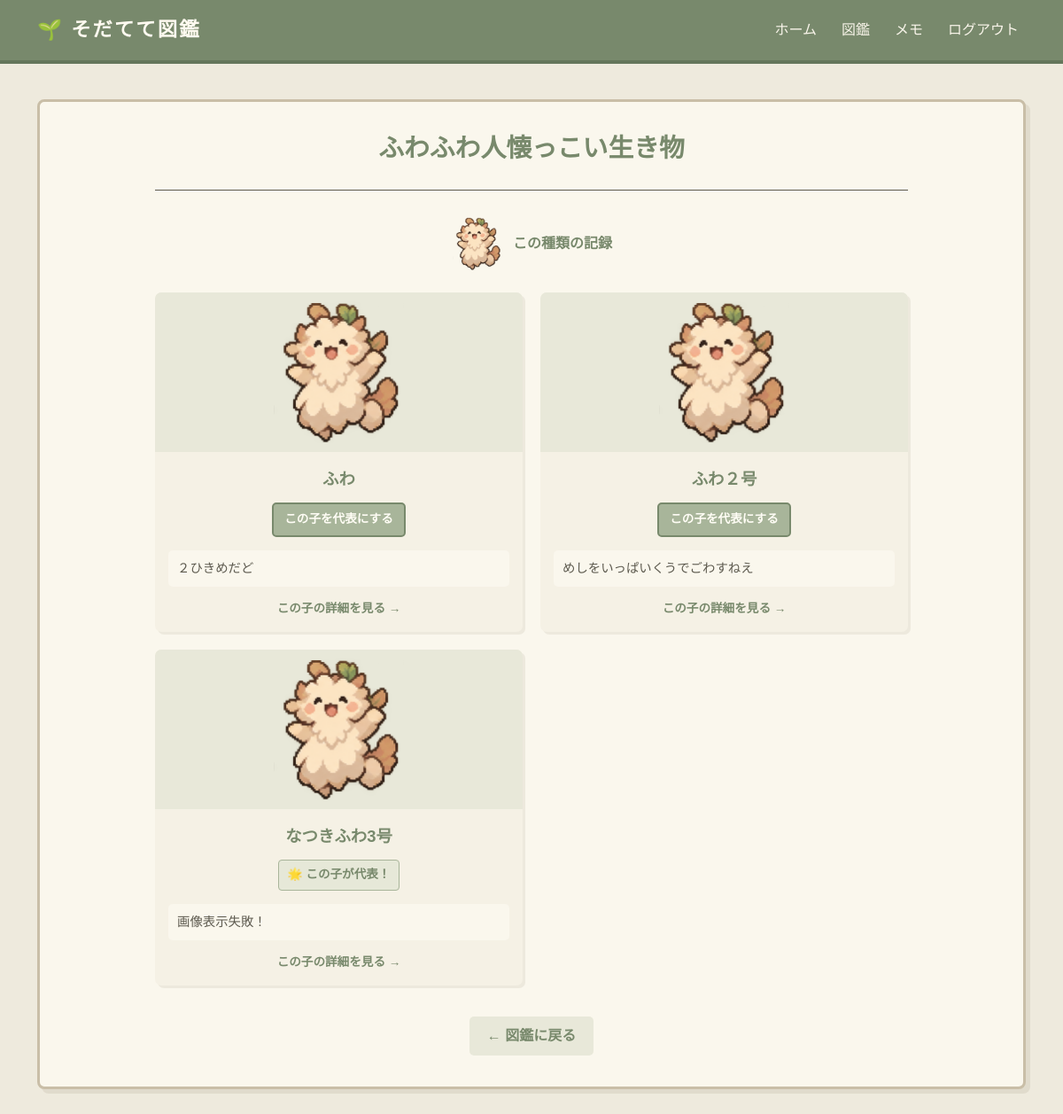
Screenshot of /ikimono/zukan/fluffy_friendly (signed in) with the database file from the repository.
### models.py (models this page shows)
class Ikimono(db.Model):
    __tablename__ = 'ikimonos'
    id = db.Column(db.Integer, primary_key=True, autoincrement=True)
    user_id = db.Column(
        db.Integer,
        db.ForeignKey('users.id'),
        nullable=False
    )
    user = relationship("User", back_populates="ikimonos")
    stage = db.Column(db.String(20), default='egg', nullable=False)
    species = db.Column(db.String(50), nullable=True)
    egg_fuwa = db.Column(db.Integer, default=0, nullable=False)
    egg_shinayaka = db.Column(db.Integer, default=0, nullable=False)
    egg_natsuki = db.Column(db.Integer, default=0, nullable=False)
    egg_cool = db.Column(db.Integer, default=0, nullable=False)
    egg_fushigi = db.Column(db.Integer, default=0, nullable=False)
    baby_fuwa = db.Column(db.Integer, default=0, nullable=False)
    baby_shinayaka = db.Column(db.Integer, default=0, nullable=False)
    baby_natsuki = db.Column(db.Integer, default=0, nullable=False)
    baby_cool = db.Column(db.Integer, default=0, nullable=False)
    baby_fushigi = db.Column(db.Integer, default=0, nullable=False)
    egg_care_count = db.Column(db.Integer, default=0, nullable=False)
    baby_care_count = db.Column(db.Integer, default=0, nullable=False)
    name = db.Column(db.String(50), nullable=True)
    ecology = db.Column(db.Text, nullable=True)
    is_active = db.Column(db.Boolean, default=True, nullable=False)
    is_representative = db.Column(db.Boolean, default=False, nullable=False)

### ikimono/views.py (the view, shortened to what this page needs)
@ikimono_bp.route('/zukan/<species>')
@login_required
def species_detail(species):
    ikimonos = Ikimono.query.filter_by(
        user_id=current_user.id,
        is_active=False,
        species=species
    ).all()
    species_name = SPECIES_NAMES.get(
        species,
        '名前のない生き物'
    )
    return render_template(
        'ikimono/species.html',
        ikimonos=ikimonos,
        species_name=species_name
    )

### app.py (called while the page is built)
@login_manager.user_loader
def load_user(user_id):
    return User.query.get(int(user_id))

### templates/ikimono/species.html
{% extends "base.html" %}
{% block content %}
<div class="species-page">
    <div class="room-heading">
        <h1>{{ species_name }}</h1>
    </div>
    <hr class="room-divider">
    {% if ikimonos %}
        <div class="species-intro">
            <img
                src="{{ url_for(
                    'static',
                    filename='images/ikimonos/' ~ ikimonos[0].species ~ '.png'
                ) }}"
                alt="{{ species_name }}"
            >
            <p>この種類の記録</p>
        </div>
        <div class="creature-grid">
            {% for ikimono in ikimonos %}
                <div class="creature-card">
                    <div class="creature-card-image">
                        <img
                            src="{{ url_for(
                                'static',
                                filename='images/ikimonos/' ~ ikimono.species ~ '.png'
                            ) }}"
                            alt="{{ species_name }}"
                        >
                    </div>
                    <div class="creature-card-info">
                        <h2>
                            <a href="{{ url_for(
                                'ikimono.kobetu',
                                ikimono_id=ikimono.id
                            ) }}">
                                {{ ikimono.name }}
                            </a>
                        </h2>
                        {% if ikimono.is_representative %}
                            <div class="representative-label">
                                🌟 この子が代表！
                            </div>
                        {% else %}
                            <form action="{{ url_for(
                                'ikimono.set_representative',
                                species=ikimono.species,
                                ikimono_id=ikimono.id
                            ) }}" method="POST">
                                <button type="submit"
                                        class="representative-button">
                                    この子を代表にする
                                </button>
                            </form>
                        {% endif %}
                        <div class="creature-memo">
                            <p>{{ ikimono.ecology }}</p>
                        </div>
                        <a class="creature-detail-link"
                           href="{{ url_for(
                               'ikimono.kobetu',
                               ikimono_id=ikimono.id
                           ) }}">
                            この子の詳細を見る →
                        </a>
                    </div>
                </div>
            {% endfor %}
        </div>
    {% else %}
        <div class="zukan-empty">
            <div class="empty-icon">🌱</div>
            <h2>まだ仲間はいません</h2>
            <p>これからどんな子たちと出会えるでしょう？</p>
        </div>
    {% endif %}
    <div class="back-to-zukan">
        <a href="{{ url_for('ikimono.zukan') }}">
            ← 図鑑に戻る
        </a>
    </div>
</div>
{% endblock %}

### static/css/style.css (style rules this page uses)
:root { --color-back: #eeeadd; --color-siro: #faf7ed; --color-green: #a8b59a; --color-green-dark: #78896c; --color-tya: #a58b6c; --color-text: #5d5a4f; --color-waku: #c9bea7; }
body { background-color: var(--color-back); color: var(--color-text); font-family: "Yu Gothic", "Hiragino Kaku Gothic ProN", sans-serif; min-height: 100vh; margin: 0; }
h1, h2, h3, h4 { color: var(--color-green-dark); font-weight: bold; }
h1 { font-size: 1.8rem; margin-bottom: 25px; }
h2 { font-size: 1.4rem; margin-top: 25px; margin-bottom: 15px; }
button, .btn { background-color: var(--color-green); color: #fffdf5; border: 2px solid var(--color-green-dark); border-radius: 5px; padding: 8px 18px; font-weight: bold; transition: 0.2s; }
a { color: var(--color-green-dark); text-decoration: none; }
.room-heading { text-align: center; margin-bottom: 30px; }
.room-divider { border: none; border-top: 2px dashed var(--color-border); opacity: 1; margin: 30px 0; }
.species-page { max-width: 850px; margin: 0 auto; }
.species-intro { display: flex; align-items: center; justify-content: center; gap: 10px; margin: 25px 0; color: var(--color-green-dark); font-weight: bold; }
.species-intro img { width: 60px; height: 60px; object-fit: contain; }
.species-intro p { margin: 0; }
.creature-grid { display: grid; grid-template-columns: repeat(2, minmax(0, 1fr)); gap: 20px; }
.creature-card { overflow: hidden; background-color: #f5f1e5; border: 2px solid var(--color-border); border-radius: 7px; box-shadow: 3px 3px 0 rgba(120, 105, 80, 0.10); }
.creature-card-image { min-height: 130px; display: flex; align-items: center; justify-content: center; background-color: #e8e8d9; border-bottom: 2px dashed var(--color-border); }
.creature-card-info { padding: 15px; text-align: center; }
.creature-card-info h2 { font-size: 1.15rem; margin: 5px 0 15px; }
.creature-card-info h2 a { color: var(--color-green-dark); }
.representative-label { display: inline-block; background-color: #e6e8d8; color: var(--color-green-dark); border: 1px solid var(--color-green); border-radius: 4px; padding: 6px 10px; font-size: 0.85rem; font-weight: bold; }
.representative-button { font-size: 0.85rem; padding: 7px 12px; }
.creature-memo { background-color: #faf7ed; border: 1px solid var(--color-border); border-radius: 5px; padding: 10px; margin-top: 15px; text-align: left; font-size: 0.9rem; }
.creature-memo p { margin: 0; white-space: pre-wrap; overflow-wrap: anywhere; }
.creature-detail-link { display: inline-block; margin-top: 15px; font-size: 0.85rem; font-weight: bold; }
.back-to-zukan { text-align: center; margin-top: 35px; }
.back-to-zukan a { display: inline-block; background-color: #e8e8d9; border: 1px solid var(--color-border); border-radius: 5px; padding: 10px 20px; font-weight: bold; }
.creature-card-image { width: 100%; height: 180px; display: flex; justify-content: center; align-items: center; overflow: hidden; }
.creature-card-image img { width: 160px; height: 160px; object-fit: contain; }

### rows the page displays
Ikimono: species (picture), name "ふわ", ecology "２ひきめだど"
Ikimono: species (picture), name "ふわ２号", ecology "めしをいっぱいくうでごわすねえ"
Ikimono: species (picture), name "なつきふわ3号", is_representative "🌟 この子が代表！", ecology "画像表示失敗！"

### other values shown
{{ species_name }} "ふわふわ人懐っこい生き物"
